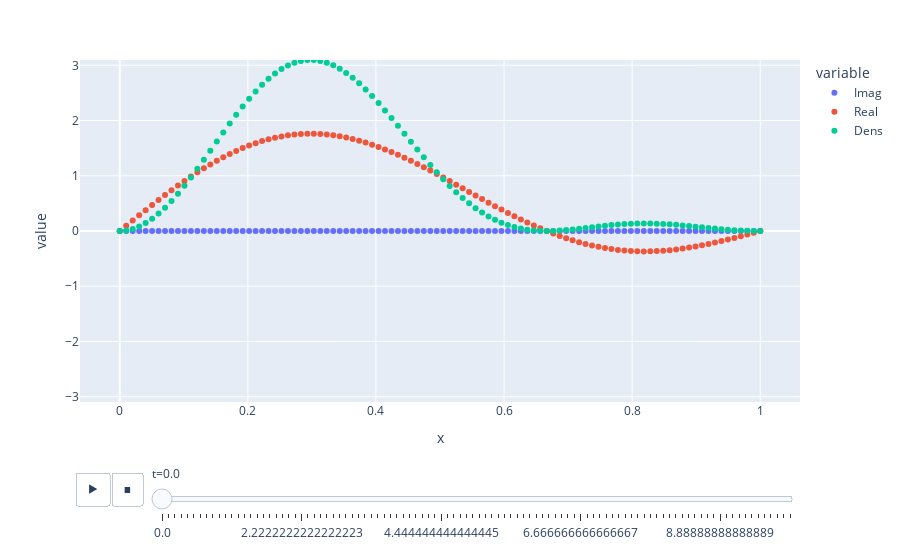

Notebook code cell kept with this figure:
### Markdown cell above
# Non-stationary state
Now let's plot the time evolution of the system in a superposition of different energy eigenstates:

### Code cell
data = []
m = 1
k = [1,2,3,4,5,6,7,8,9,10]
k = [1,2]

print(" Energy is: ", energy(1, m=m, L=L))

for ti in t:
    nt = 0
    for xi in x:
        p = 0
        for ki in k:
            p += psi(xi, ki, t=ti, m=m)
        p = p / np.sqrt(len(k))
        
        data.append({'x':xi, 'Real':p.real, 'Imag':p.imag, 'Dens':(p.conj()*p).real, 't':ti})

df = pd.DataFrame(data)

ymax = np.max(np.abs(df.Dens))

fig = px.scatter(df, x='x', y=['Imag', 'Real', 'Dens'], animation_frame='t', range_y=[-ymax,ymax])


fig.show()

### Figure 1 — Plotly figure (JSON) as saved in the notebook; plotly's stock layout.template omitted (floating-point values rounded to 4 significant figures)
{"data": [{"hovertemplate": "variable=Imag<br>t=0.0<br>x=%{x}<br>value=%{y}<extra></extra>", "legendgroup": "Imag", "marker": {"color": "#636efa", "symbol": "circle"}, "mode": "markers", "name": "Imag", "orientation": "v", "showlegend": true, "type": "scatter", "x": [0, 0.0101, 0.0202, 0.0303, 0.0404, 0.05051, 0.06061, 0.07071, 0.08081, 0.09091, 0.101, 0.1111, 0.1212, 0.1313, 0.1414, 0.1515, 0.1616, 0.1717, 0.1818, 0.1919, 0.202, 0.2121, 0.2222, 0.2323, 0.2424, 0.2525, 0.2626, 0.2727, 0.2828, 0.2929, 0.303, 0.3131, 0.3232, 0.3333, 0.3434, 0.3535, 0.3636, 0.3737, 0.3838, 0.3939, 0.404, 0.4141, 0.4242, 0.4343, 0.4444, 0.4545, 0.4646, 0.4747, 0.4848, 0.4949, 0.5051, 0.5152, 0.5253, 0.5354, 0.5455, 0.5556, 0.5657, 0.5758, 0.5859, 0.596, 0.6061, 0.6162, 0.6263, 0.6364, 0.6465, 0.6566, 0.6667, 0.6768, 0.6869, 0.697, 0.7071, 0.7172, 0.7273, 0.7374, 0.7475, 0.7576, 0.7677, 0.7778, 0.7879, 0.798, 0.8081, 0.8182, 0.8283, 0.8384, 0.8485, 0.8586, 0.8687, 0.8788, 0.8889, 0.899, 0.9091, 0.9192, 0.9293, 0.9394, 0.9495, 0.9596, 0.9697, 0.9798, 0.9899, 1], "xaxis": "x", "y": [0, 0, 0, 0, 0, 0, 0, 0, 0, 0, 0, 0, 0, 0, 0, 0, 0, 0, 0, 0, 0, 0, 0, 0, 0, 0, 0, 0, 0, 0, 0, 0, 0, 0, 0, 0, 0, 0, 0, 0, 0, 0, 0, 0, 0, 0, 0, 0, 0, 0, 0, 0, 0, 0, 0, 0, 0, 0, 0, 0, 0, 0, 0, 0, 0, 0, 0, 0, 0, 0, 0, 0, 0, 0, 0, 0, 0, 0, 0, 0, 0, 0, 0, 0, 0, 0, 0, 0, 0, 0, 0, 0, 0, 0, 0, 0, 0, 0, 0, 0], "yaxis": "y"}, {"hovertemplate": "variable=Real<br>t=0.0<br>x=%{x}<br>value=%{y}<extra></extra>", "legendgroup": "Real", "marker": {"color": "#EF553B", "symbol": "circle"}, "mode": "markers", "name": "Real", "orientation": "v", "showlegend": true, "type": "scatter", "x": [0, 0.0101, 0.0202, 0.0303, 0.0404, 0.05051, 0.06061, 0.07071, 0.08081, 0.09091, 0.101, 0.1111, 0.1212, 0.1313, 0.1414, 0.1515, 0.1616, 0.1717, 0.1818, 0.1919, 0.202, 0.2121, 0.2222, 0.2323, 0.2424, 0.2525, 0.2626, 0.2727, 0.2828, 0.2929, 0.303, 0.3131, 0.3232, 0.3333, 0.3434, 0.3535, 0.3636, 0.3737, 0.3838, 0.3939, 0.404, 0.4141, 0.4242, 0.4343, 0.4444, 0.4545, 0.4646, 0.4747, 0.4848, 0.4949, 0.5051, 0.5152, 0.5253, 0.5354, 0.5455, 0.5556, 0.5657, 0.5758, 0.5859, 0.596, 0.6061, 0.6162, 0.6263, 0.6364, 0.6465, 0.6566, 0.6667, 0.6768, 0.6869, 0.697, 0.7071, 0.7172, 0.7273, 0.7374, 0.7475, 0.7576, 0.7677, 0.7778, 0.7879, 0.798, 0.8081, 0.8182, 0.8283, 0.8384, 0.8485, 0.8586, 0.8687, 0.8788, 0.8889, 0.899, 0.9091, 0.9192, 0.9293, 0.9394, 0.9495, 0.9596, 0.9697, 0.9798, 0.9899, 1], "xaxis": "x", "y": [0, 0.09515, 0.19, 0.2843, 0.3777, 0.47, 0.5609, 0.6501, 0.7373, 0.8224, 0.9049, 0.9848, 1.062, 1.136, 1.206, 1.273, 1.336, 1.395, 1.45, 1.501, 1.548, 1.59, 1.628, 1.661, 1.689, 1.713, 1.731, 1.746, 1.755, 1.76, 1.76, 1.755, 1.746, 1.732, 1.714, 1.692, 1.665, 1.635, 1.601, 1.563, 1.522, 1.478, 1.43, 1.38, 1.327, 1.272, 1.214, 1.155, 1.094, 1.032, 0.9681, 0.9038, 0.8389, 0.7735, 0.7081, 0.6428, 0.5779, 0.5136, 0.4502, 0.3878, 0.3268, 0.2674, 0.2097, 0.1539, 0.1002, 0.04888, -1.57e-16, -0.04627, -0.08978, -0.1304, -0.1681, -0.2027, -0.2341, -0.2623, -0.2872, -0.3088, -0.3271, -0.342, -0.3537, -0.362, -0.3671, -0.369, -0.3678, -0.3635, -0.3563, -0.3464, -0.3337, -0.3184, -0.3008, -0.2809, -0.2589, -0.235, -0.2095, -0.1824, -0.154, -0.1246, -0.0942, -0.06317, -0.0317, -1.225e-16], "yaxis": "y"}, {"hovertemplate": "variable=Dens<br>t=0.0<br>x=%{x}<br>value=%{y}<extra></extra>", "legendgroup": "Dens", "marker": {"color": "#00cc96", "symbol": "circle"}, "mode": "markers", "name": "Dens", "orientation": "v", "showlegend": true, "type": "scatter", "x": [0, 0.0101, 0.0202, 0.0303, 0.0404, 0.05051, 0.06061, 0.07071, 0.08081, 0.09091, 0.101, 0.1111, 0.1212, 0.1313, 0.1414, 0.1515, 0.1616, 0.1717, 0.1818, 0.1919, 0.202, 0.2121, 0.2222, 0.2323, 0.2424, 0.2525, 0.2626, 0.2727, 0.2828, 0.2929, 0.303, 0.3131, 0.3232, 0.3333, 0.3434, 0.3535, 0.3636, 0.3737, 0.3838, 0.3939, 0.404, 0.4141, 0.4242, 0.4343, 0.4444, 0.4545, 0.4646, 0.4747, 0.4848, 0.4949, 0.5051, 0.5152, 0.5253, 0.5354, 0.5455, 0.5556, 0.5657, 0.5758, 0.5859, 0.596, 0.6061, 0.6162, 0.6263, 0.6364, 0.6465, 0.6566, 0.6667, 0.6768, 0.6869, 0.697, 0.7071, 0.7172, 0.7273, 0.7374, 0.7475, 0.7576, 0.7677, 0.7778, 0.7879, 0.798, 0.8081, 0.8182, 0.8283, 0.8384, 0.8485, 0.8586, 0.8687, 0.8788, 0.8889, 0.899, 0.9091, 0.9192, 0.9293, 0.9394, 0.9495, 0.9596, 0.9697, 0.9798, 0.9899, 1], "xaxis": "x", "y": [0, 0.009054, 0.03611, 0.08083, 0.1427, 0.2209, 0.3146, 0.4226, 0.5437, 0.6763, 0.8189, 0.9698, 1.127, 1.289, 1.454, 1.62, 1.785, 1.946, 2.103, 2.254, 2.396, 2.528, 2.649, 2.758, 2.853, 2.933, 2.998, 3.047, 3.08, 3.096, 3.096, 3.08, 3.048, 3.0, 2.938, 2.862, 2.773, 2.673, 2.563, 2.443, 2.316, 2.183, 2.045, 1.904, 1.76, 1.617, 1.474, 1.334, 1.197, 1.064, 0.9373, 0.8169, 0.7037, 0.5983, 0.5014, 0.4132, 0.3339, 0.2638, 0.2026, 0.1504, 0.1068, 0.07149, 0.04396, 0.02368, 0.01005, 0.00239, 2.465e-32, 0.002141, 0.008061, 0.01701, 0.02825, 0.04107, 0.05479, 0.06878, 0.08247, 0.09535, 0.107, 0.117, 0.1251, 0.131, 0.1348, 0.1362, 0.1353, 0.1322, 0.127, 0.12, 0.1113, 0.1014, 0.09046, 0.07889, 0.06703, 0.05525, 0.04388, 0.03327, 0.02373, 0.01551, 0.008873, 0.00399, 0.001005, 1.5e-32], "yaxis": "y"}], "layout": {"legend": {"title": {"text": "variable"}, "tracegroupgap": 0}, "margin": {"t": 60}, "sliders": [{"active": 0, "currentvalue": {"prefix": "t="}, "len": 0.9, "pad": {"b": 10, "t": 60}, "steps": [{"args": [["0.0"], {"frame": {"duration": 0, "redraw": false}, "fromcurrent": true, "mode": "immediate", "transition": {"duration": 0, "easing": "linear"}}], "label": "0.0", "method": "animate"}, {"args": [["0.10101010101010101"], {"frame": {"duration": 0, "redraw": false}, "fromcurrent": true, "mode": "immediate", "transition": {"duration": 0, "easing": "linear"}}], "label": "0.10101010101010101", "method": "animate"}, {"args": [["0.20202020202020202"], {"frame": {"duration": 0, "redraw": false}, "fromcurrent": true, "mode": "immediate", "transition": {"duration": 0, "easing": "linear"}}], "label": "0.20202020202020202", "method": "animate"}, {"args": [["0.30303030303030304"], {"frame": {"duration": 0, "redraw": false}, "fromcurrent": true, "mode": "immediate", "transition": {"duration": 0, "easing": "linear"}}], "label": "0.30303030303030304", "method": "animate"}, {"args": [["0.40404040404040403"], {"frame": {"duration": 0, "redraw": false}, "fromcurrent": true, "mode": "immediate", "transition": {"duration": 0, "easing": "linear"}}], "label": "0.40404040404040403", "method": "animate"}, {"args": [["0.5050505050505051"], {"frame": {"duration": 0, "redraw": false}, "fromcurrent": true, "mode": "immediate", "transition": {"duration": 0, "easing": "linear"}}], "label": "0.5050505050505051", "method": "animate"}, {"args": [["0.6060606060606061"], {"frame": {"duration": 0, "redraw": false}, "fromcurrent": true, "mode": "immediate", "transition": {"duration": 0, "easing": "linear"}}], "label": "0.6060606060606061", "method": "animate"}, {"args": [["0.7070707070707071"], {"frame": {"duration": 0, "redraw": false}, "fromcurrent": true, "mode": "immediate", "transition": {"duration": 0, "easing": "linear"}}], "label": "0.7070707070707071", "method": "animate"}, {"args": [["0.8080808080808081"], {"frame": {"duration": 0, "redraw": false}, "fromcurrent": true, "mode": "immediate", "transition": {"duration": 0, "easing": "linear"}}], "label": "0.8080808080808081", "method": "animate"}, {"args": [["0.9090909090909091"], {"frame": {"duration": 0, "redraw": false}, "fromcurrent": true, "mode": "immediate", "transition": {"duration": 0, "easing": "linear"}}], "label": "0.9090909090909091", "method": "animate"}, {"args": [["1.0101010101010102"], {"frame": {"duration": 0, "redraw": false}, "fromcurrent": true, "mode": "immediate", "transition": {"duration": 0, "easing": "linear"}}], "label": "1.0101010101010102", "method": "animate"}, {"args": [["1.1111111111111112"], {"frame": {"duration": 0, "redraw": false}, "fromcurrent": true, "mode": "immediate", "transition": {"duration": 0, "easing": "linear"}}], "label": "1.1111111111111112", "method": "animate"}, {"args": [["1.2121212121212122"], {"frame": {"duration": 0, "redraw": false}, "fromcurrent": true, "mode": "immediate", "transition": {"duration": 0, "easing": "linear"}}], "label": "1.2121212121212122", "method": "animate"}, {"args": [["1.3131313131313131"], {"frame": {"duration": 0, "redraw": false}, "fromcurrent": true, "mode": "immediate", "transition": {"duration": 0, "easing": "linear"}}], "label": "1.3131313131313131", "method": "animate"}, {"args": [["1.4141414141414141"], {"frame": {"duration": 0, "redraw": false}, "fromcurrent": true, "mode": "immediate", "transition": {"duration": 0, "easing": "linear"}}], "label": "1.4141414141414141", "method": "animate"}, {"args": [["1.5151515151515151"], {"frame": {"duration": 0, "redraw": false}, "fromcurrent": true, "mode": "immediate", "transition": {"duration": 0, "easing": "linear"}}], "label": "1.5151515151515151", "method": "animate"}, {"args": [["1.6161616161616161"], {"frame": {"duration": 0, "redraw": false}, "fromcurrent": true, "mode": "immediate", "transition": {"duration": 0, "easing": "linear"}}], "label": "1.6161616161616161", "method": "animate"}, {"args": [["1.7171717171717171"], {"frame": {"duration": 0, "redraw": false}, "fromcurrent": true, "mode": "immediate", "transition": {"duration": 0, "easing": "linear"}}], "label": "1.7171717171717171", "method": "animate"}, {"args": [["1.8181818181818181"], {"frame": {"duration": 0, "redraw": false}, "fromcurrent": true, "mode": "immediate", "transition": {"duration": 0, "easing": "linear"}}], "label": "1.8181818181818181", "method": "animate"}, {"args": [["1.9191919191919191"], {"frame": {"duration": 0, "redraw": false}, "fromcurrent": true, "mode": "immediate", "transition": {"duration": 0, "easing": "linear"}}], "label": "1.9191919191919191", "method": "animate"}, {"args": [["2.0202020202020203"], {"frame": {"duration": 0, "redraw": false}, "fromcurrent": true, "mode": "immediate", "transition": {"duration": 0, "easing": "linear"}}], "label": "2.0202020202020203", "method": "animate"}, {"args": [["2.121212121212121"], {"frame": {"duration": 0, "redraw": false}, "fromcurrent": true, "mode": "immediate", "transition": {"duration": 0, "easing": "linear"}}], "label": "2.121212121212121", "method": "animate"}, {"args": [["2.2222222222222223"], {"frame": {"duration": 0, "redraw": false}, "fromcurrent": true, "mode": "immediate", "transition": {"duration": 0, "easing": "linear"}}], "label": "2.2222222222222223", "method": "animate"}, {"args": [["2.323232323232323"], {"frame": {"duration": 0, "redraw": false}, "fromcurrent": true, "mode": "immediate", "transition": {"duration": 0, "easing": "linear"}}], "label": "2.323232323232323", "method": "animate"}, {"args": [["2.4242424242424243"], {"frame": {"duration": 0, "redraw": false}, "fromcurrent": true, "mode": "immediate", "transition": {"duration": 0, "easing": "linear"}}], "label": "2.4242424242424243", "method": "animate"}, {"args": [["2.525252525252525"], {"frame": {"duration": 0, "redraw": false}, "fromcurrent": true, "mode": "immediate", "transition": {"duration": 0, "easing": "linear"}}], "label": "2.525252525252525", "method": "animate"}, {"args": [["2.6262626262626263"], {"frame": {"duration": 0, "redraw": false}, "fromcurrent": true, "mode": "immediate", "transition": {"duration": 0, "easing": "linear"}}], "label": "2.6262626262626263", "method": "animate"}, {"args": [["2.727272727272727"], {"frame": {"duration": 0, "redraw": false}, "fromcurrent": true, "mode": "immediate", "transition": {"duration": 0, "easing": "linear"}}], "label": "2.727272727272727", "method": "animate"}, {"args": [["2.8282828282828283"], {"frame": {"duration": 0, "redraw": false}, "fromcurrent": true, "mode": "immediate", "transition": {"duration": 0, "easing": "linear"}}], "label": "2.8282828282828283", "method": "animate"}, {"args": [["2.929292929292929"], {"frame": {"duration": 0, "redraw": false}, "fromcurrent": true, "mode": "immediate", "transition": {"duration": 0, "easing": "linear"}}], "label": "2.929292929292929", "method": "animate"}, {"args": [["3.0303030303030303"], {"frame": {"duration": 0, "redraw": false}, "fromcurrent": true, "mode": "immediate", "transition": {"duration": 0, "easing": "linear"}}], "label": "3.0303030303030303", "method": "animate"}, {"args": [["3.131313131313131"], {"frame": {"duration": 0, "redraw": false}, "fromcurrent": true, "mode": "immediate", "transition": {"duration": 0, "easing": "linear"}}], "label": "3.131313131313131", "method": "animate"}, {"args": [["3.2323232323232323"], {"frame": {"duration": 0, "redraw": false}, "fromcurrent": true, "mode": "immediate", "transition": {"duration": 0, "easing": "linear"}}], "label": "3.2323232323232323", "method": "animate"}, {"args": [["3.3333333333333335"], {"frame": {"duration": 0, "redraw": false}, "fromcurrent": true, "mode": "immediate", "transition": {"duration": 0, "easing": "linear"}}], "label": "3.3333333333333335", "method": "animate"}, {"args": [["3.4343434343434343"], {"frame": {"duration": 0, "redraw": false}, "fromcurrent": true, "mode": "immediate", "transition": {"duration": 0, "easing": "linear"}}], "label": "3.4343434343434343", "method": "animate"}, {"args": [["3.5353535353535355"], {"frame": {"duration": 0, "redraw": false}, "fromcurrent": true, "mode": "immediate", "transition": {"duration": 0, "easing": "linear"}}], "label": "3.5353535353535355", "method": "animate"}, {"args": [["3.6363636363636362"], {"frame": {"duration": 0, "redraw": false}, "fromcurrent": true, "mode": "immediate", "transition": {"duration": 0, "easing": "linear"}}], "label": "3.6363636363636362", "method": "animate"}, {"args": [["3.7373737373737375"], {"frame": {"duration": 0, "redraw": false}, "fromcurrent": true, "mode": "immediate", "transition": {"duration": 0, "easing": "linear"}}], "label": "3.7373737373737375", "method": "animate"}, {"args": [["3.8383838383838382"], {"frame": {"duration": 0, "redraw": false}, "fromcurrent": true, "mode": "immediate", "transition": {"duration": 0, "easing": "linear"}}], "label": "3.8383838383838382", "method": "animate"}, {"args": [["3.9393939393939394"], {"frame": {"duration": 0, "redraw": false}, "fromcurrent": true, "mode": "immediate", "transition": {"duration": 0, "easing": "linear"}}], "label": "3.9393939393939394", "method": "animate"}, {"args": [["4.040404040404041"], {"frame": {"duration": 0, "redraw": false}, "fromcurrent": true, "mode": "immediate", "transition": {"duration": 0, "easing": "linear"}}], "label": "4.040404040404041", "method": "animate"}, {"args": [["4.141414141414141"], {"frame": {"duration": 0, "redraw": false}, "fromcurrent": true, "mode": "immediate", "transition": {"duration": 0, "easing": "linear"}}], "label": "4.141414141414141", "method": "animate"}, {"args": [["4.242424242424242"], {"frame": {"duration": 0, "redraw": false}, "fromcurrent": true, "mode": "immediate", "transition": {"duration": 0, "easing": "linear"}}], "label": "4.242424242424242", "method": "animate"}, {"args": [["4.343434343434343"], {"frame": {"duration": 0, "redraw": false}, "fromcurrent": true, "mode": "immediate", "transition": {"duration": 0, "easing": "linear"}}], "label": "4.343434343434343", "method": "animate"}, {"args": [["4.444444444444445"], {"frame": {"duration": 0, "redraw": false}, "fromcurrent": true, "mode": "immediate", "transition": {"duration": 0, "easing": "linear"}}], "label": "4.444444444444445", "method": "animate"}, {"args": [["4.545454545454545"], {"frame": {"duration": 0, "redraw": false}, "fromcurrent": true, "mode": "immediate", "transition": {"duration": 0, "easing": "linear"}}], "label": "4.545454545454545", "method": "animate"}, {"args": [["4.646464646464646"], {"frame": {"duration": 0, "redraw": false}, "fromcurrent": true, "mode": "immediate", "transition": {"duration": 0, "easing": "linear"}}], "label": "4.646464646464646", "method": "animate"}, {"args": [["4.747474747474747"], {"frame": {"duration": 0, "redraw": false}, "fromcurrent": true, "mode": "immediate", "transition": {"duration": 0, "easing": "linear"}}], "label": "4.747474747474747", "method": "animate"}, {"args": [["4.848484848484849"], {"frame": {"duration": 0, "redraw": false}, "fromcurrent": true, "mode": "immediate", "transition": {"duration": 0, "easing": "linear"}}], "label": "4.848484848484849", "method": "animate"}, {"args": [["4.94949494949495"], {"frame": {"duration": 0, "redraw": false}, "fromcurrent": true, "mode": "immediate", "transition": {"duration": 0, "easing": "linear"}}], "label": "4.94949494949495", "method": "animate"}, {"args": [["5.05050505050505"], {"frame": {"duration": 0, "redraw": false}, "fromcurrent": true, "mode": "immediate", "transition": {"duration": 0, "easing": "linear"}}], "label": "5.05050505050505", "method": "animate"}, {"args": [["5.151515151515151"], {"frame": {"duration": 0, "redraw": false}, "fromcurrent": true, "mode": "immediate", "transition": {"duration": 0, "easing": "linear"}}], "label": "5.151515151515151", "method": "animate"}, {"args": [["5.252525252525253"], {"frame": {"duration": 0, "redraw": false}, "fromcurrent": true, "mode": "immediate", "transition": {"duration": 0, "easing": "linear"}}], "label": "5.252525252525253", "method": "animate"}, {"args": [["5.353535353535354"], {"frame": {"duration": 0, "redraw": false}, "fromcurrent": true, "mode": "immediate", "transition": {"duration": 0, "easing": "linear"}}], "label": "5.353535353535354", "method": "animate"}, {"args": [["5.454545454545454"], {"frame": {"duration": 0, "redraw": false}, "fromcurrent": true, "mode": "immediate", "transition": {"duration": 0, "easing": "linear"}}], "label": "5.454545454545454", "method": "animate"}, {"args": [["5.555555555555555"], {"frame": {"duration": 0, "redraw": false}, "fromcurrent": true, "mode": "immediate", "transition": {"duration": 0, "easing": "linear"}}], "label": "5.555555555555555", "method": "animate"}, {"args": [["5.656565656565657"], {"frame": {"duration": 0, "redraw": false}, "fromcurrent": true, "mode": "immediate", "transition": {"duration": 0, "easing": "linear"}}], "label": "5.656565656565657", "method": "animate"}, {"args": [["5.757575757575758"], {"frame": {"duration": 0, "redraw": false}, "fromcurrent": true, "mode": "immediate", "transition": {"duration": 0, "easing": "linear"}}], "label": "5.757575757575758", "method": "animate"}, {"args": [["5.858585858585858"], {"frame": {"duration": 0, "redraw": false}, "fromcurrent": true, "mode": "immediate", "transition": {"duration": 0, "easing": "linear"}}], "label": "5.858585858585858", "method": "animate"}, {"args": [["5.959595959595959"], {"frame": {"duration": 0, "redraw": false}, "fromcurrent": true, "mode": "immediate", "transition": {"duration": 0, "easing": "linear"}}], "label": "5.959595959595959", "method": "animate"}, {"args": [["6.0606060606060606"], {"frame": {"duration": 0, "redraw": false}, "fromcurrent": true, "mode": "immediate", "transition": {"duration": 0, "easing": "linear"}}], "label": "6.0606060606060606", "method": "animate"}, {"args": [["6.161616161616162"], {"frame": {"duration": 0, "redraw": false}, "fromcurrent": true, "mode": "immediate", "transition": {"duration": 0, "easing": "linear"}}], "label": "6.161616161616162", "method": "animate"}, {"args": [["6.262626262626262"], {"frame": {"duration": 0, "redraw": false}, "fromcurrent": true, "mode": "immediate", "transition": {"duration": 0, "easing": "linear"}}], "label": "6.262626262626262", "method": "animate"}, {"args": [["6.363636363636363"], {"frame": {"duration": 0, "redraw": false}, "fromcurrent": true, "mode": "immediate", "transition": {"duration": 0, "easing": "linear"}}], "label": "6.363636363636363", "method": "animate"}, {"args": [["6.4646464646464645"], {"frame": {"duration": 0, "redraw": false}, "fromcurrent": true, "mode": "immediate", "transition": {"duration": 0, "easing": "linear"}}], "label": "6.4646464646464645", "method": "animate"}, {"args": [["6.565656565656566"], {"frame": {"duration": 0, "redraw": false}, "fromcurrent": true, "mode": "immediate", "transition": {"duration": 0, "easing": "linear"}}], "label": "6.565656565656566", "method": "animate"}, {"args": [["6.666666666666667"], {"frame": {"duration": 0, "redraw": false}, "fromcurrent": true, "mode": "immediate", "transition": {"duration": 0, "easing": "linear"}}], "label": "6.666666666666667", "method": "animate"}, {"args": [["6.767676767676767"], {"frame": {"duration": 0, "redraw": false}, "fromcurrent": true, "mode": "immediate", "transition": {"duration": 0, "easing": "linear"}}], "label": "6.767676767676767", "method": "animate"}, {"args": [["6.8686868686868685"], {"frame": {"duration": 0, "redraw": false}, "fromcurrent": true, "mode": "immediate", "transition": {"duration": 0, "easing": "linear"}}], "label": "6.8686868686868685", "method": "animate"}, {"args": [["6.96969696969697"], {"frame": {"duration": 0, "redraw": false}, "fromcurrent": true, "mode": "immediate", "transition": {"duration": 0, "easing": "linear"}}], "label": "6.96969696969697", "method": "animate"}, {"args": [["7.070707070707071"], {"frame": {"duration": 0, "redraw": false}, "fromcurrent": true, "mode": "immediate", "transition": {"duration": 0, "easing": "linear"}}], "label": "7.070707070707071", "method": "animate"}, {"args": [["7.171717171717171"], {"frame": {"duration": 0, "redraw": false}, "fromcurrent": true, "mode": "immediate", "transition": {"duration": 0, "easing": "linear"}}], "label": "7.171717171717171", "method": "animate"}, {"args": [["7.2727272727272725"], {"frame": {"duration": 0, "redraw": false}, "fromcurrent": true, "mode": "immediate", "transition": {"duration": 0, "easing": "linear"}}], "label": "7.2727272727272725", "method": "animate"}, {"args": [["7.373737373737374"], {"frame": {"duration": 0, "redraw": false}, "fromcurrent": true, "mode": "immediate", "transition": {"duration": 0, "easing": "linear"}}], "label": "7.373737373737374", "method": "animate"}, {"args": [["7.474747474747475"], {"frame": {"duration": 0, "redraw": false}, "fromcurrent": true, "mode": "immediate", "transition": {"duration": 0, "easing": "linear"}}], "label": "7.474747474747475", "method": "animate"}, {"args": [["7.575757575757575"], {"frame": {"duration": 0, "redraw": false}, "fromcurrent": true, "mode": "immediate", "transition": {"duration": 0, "easing": "linear"}}], "label": "7.575757575757575", "method": "animate"}, {"args": [["7.6767676767676765"], {"frame": {"duration": 0, "redraw": false}, "fromcurrent": true, "mode": "immediate", "transition": {"duration": 0, "easing": "linear"}}], "label": "7.6767676767676765", "method": "animate"}, {"args": [["7.777777777777778"], {"frame": {"duration": 0, "redraw": false}, "fromcurrent": true, "mode": "immediate", "transition": {"duration": 0, "easing": "linear"}}], "label": "7.777777777777778", "method": "animate"}, {"args": [["7.878787878787879"], {"frame": {"duration": 0, "redraw": false}, "fromcurrent": true, "mode": "immediate", "transition": {"duration": 0, "easing": "linear"}}], "label": "7.878787878787879", "method": "animate"}, {"args": [["7.979797979797979"], {"frame": {"duration": 0, "redraw": false}, "fromcurrent": true, "mode": "immediate", "transition": {"duration": 0, "easing": "linear"}}], "label": "7.979797979797979", "method": "animate"}, {"args": [["8.080808080808081"], {"frame": {"duration": 0, "redraw": false}, "fromcurrent": true, "mode": "immediate", "transition": {"duration": 0, "easing": "linear"}}], "label": "8.080808080808081", "method": "animate"}, {"args": [["8.181818181818182"], {"frame": {"duration": 0, "redraw": false}, "fromcurrent": true, "mode": "immediate", "transition": {"duration": 0, "easing": "linear"}}], "label": "8.181818181818182", "method": "animate"}, {"args": [["8.282828282828282"], {"frame": {"duration": 0, "redraw": false}, "fromcurrent": true, "mode": "immediate", "transition": {"duration": 0, "easing": "linear"}}], "label": "8.282828282828282", "method": "animate"}, {"args": [["8.383838383838384"], {"frame": {"duration": 0, "redraw": false}, "fromcurrent": true, "mode": "immediate", "transition": {"duration": 0, "easing": "linear"}}], "label": "8.383838383838384", "method": "animate"}, {"args": [["8.484848484848484"], {"frame": {"duration": 0, "redraw": false}, "fromcurrent": true, "mode": "immediate", "transition": {"duration": 0, "easing": "linear"}}], "label": "8.484848484848484", "method": "animate"}, {"args": [["8.585858585858587"], {"frame": {"duration": 0, "redraw": false}, "fromcurrent": true, "mode": "immediate", "transition": {"duration": 0, "easing": "linear"}}], "label": "8.585858585858587", "method": "animate"}, {"args": [["8.686868686868687"], {"frame": {"duration": 0, "redraw": false}, "fromcurrent": true, "mode": "immediate", "transition": {"duration": 0, "easing": "linear"}}], "label": "8.686868686868687", "method": "animate"}, {"args": [["8.787878787878787"], {"frame": {"duration": 0, "redraw": false}, "fromcurrent": true, "mode": "immediate", "transition": {"duration": 0, "easing": "linear"}}], "label": "8.787878787878787", "method": "animate"}, {"args": [["8.88888888888889"], {"frame": {"duration": 0, "redraw": false}, "fromcurrent": true, "mode": "immediate", "transition": {"duration": 0, "easing": "linear"}}], "label": "8.88888888888889", "method": "animate"}, {"args": [["8.98989898989899"], {"frame": {"duration": 0, "redraw": false}, "fromcurrent": true, "mode": "immediate", "transition": {"duration": 0, "easing": "linear"}}], "label": "8.98989898989899", "method": "animate"}, {"args": [["9.09090909090909"], {"frame": {"duration": 0, "redraw": false}, "fromcurrent": true, "mode": "immediate", "transition": {"duration": 0, "easing": "linear"}}], "label": "9.09090909090909", "method": "animate"}, {"args": [["9.191919191919192"], {"frame": {"duration": 0, "redraw": false}, "fromcurrent": true, "mode": "immediate", "transition": {"duration": 0, "easing": "linear"}}], "label": "9.191919191919192", "method": "animate"}, {"args": [["9.292929292929292"], {"frame": {"duration": 0, "redraw": false}, "fromcurrent": true, "mode": "immediate", "transition": {"duration": 0, "easing": "linear"}}], "label": "9.292929292929292", "method": "animate"}, {"args": [["9.393939393939394"], {"frame": {"duration": 0, "redraw": false}, "fromcurrent": true, "mode": "immediate", "transition": {"duration": 0, "easing": "linear"}}], "label": "9.393939393939394", "method": "animate"}, {"args": [["9.494949494949495"], {"frame": {"duration": 0, "redraw": false}, "fromcurrent": true, "mode": "immediate", "transition": {"duration": 0, "easing": "linear"}}], "label": "9.494949494949495", "method": "animate"}, {"args": [["9.595959595959595"], {"frame": {"duration": 0, "redraw": false}, "fromcurrent": true, "mode": "immediate", "transition": {"duration": 0, "easing": "linear"}}], "label": "9.595959595959595", "method": "animate"}, {"args": [["9.696969696969697"], {"frame": {"duration": 0, "redraw": false}, "fromcurrent": true, "mode": "immediate", "transition": {"duration": 0, "easing": "linear"}}], "label": "9.696969696969697", "method": "animate"}, {"args": [["9.797979797979798"], {"frame": {"duration": 0, "redraw": false}, "fromcurrent": true, "mode": "immediate", "transition": {"duration": 0, "easing": "linear"}}], "label": "9.797979797979798", "method": "animate"}, {"args": [["9.8989898989899"], {"frame": {"duration": 0, "redraw": false}, "fromcurrent": true, "mode": "immediate", "transition": {"duration": 0, "easing": "linear"}}], "label": "9.8989898989899", "method": "animate"}, {"args": [["10.0"], {"frame": {"duration": 0, "redraw": false}, "fromcurrent": true, "mode": "immediate", "transition": {"duration": 0, "easing": "linear"}}], "label": "10.0", "method": "animate"}], "x": 0.1, "xanchor": "left", "y": 0, "yanchor": "top"}], "updatemenus": [{"buttons": [{"args": [null, {"frame": {"duration": 500, "redraw": false}, "fromcurrent": true, "mode": "immediate", "transition": {"duration": 500, "easing": "linear"}}], "label": "&#9654;", "method": "animate"}, {"args": [[null], {"frame": {"duration": 0, "redraw": false}, "fromcurrent": true, "mode": "immediate", "transition": {"duration": 0, "easing": "linear"}}], "label": "&#9724;", "method": "animate"}], "direction": "left", "pad": {"r": 10, "t": 70}, "showactive": false, "type": "buttons", "x": 0.1, "xanchor": "right", "y": 0, "yanchor": "top"}], "xaxis": {"anchor": "y", "domain": [0, 1], "title": {"text": "x"}}, "yaxis": {"anchor": "x", "domain": [0, 1], "range": [-3.096, 3.096], "title": {"text": "value"}}}}
